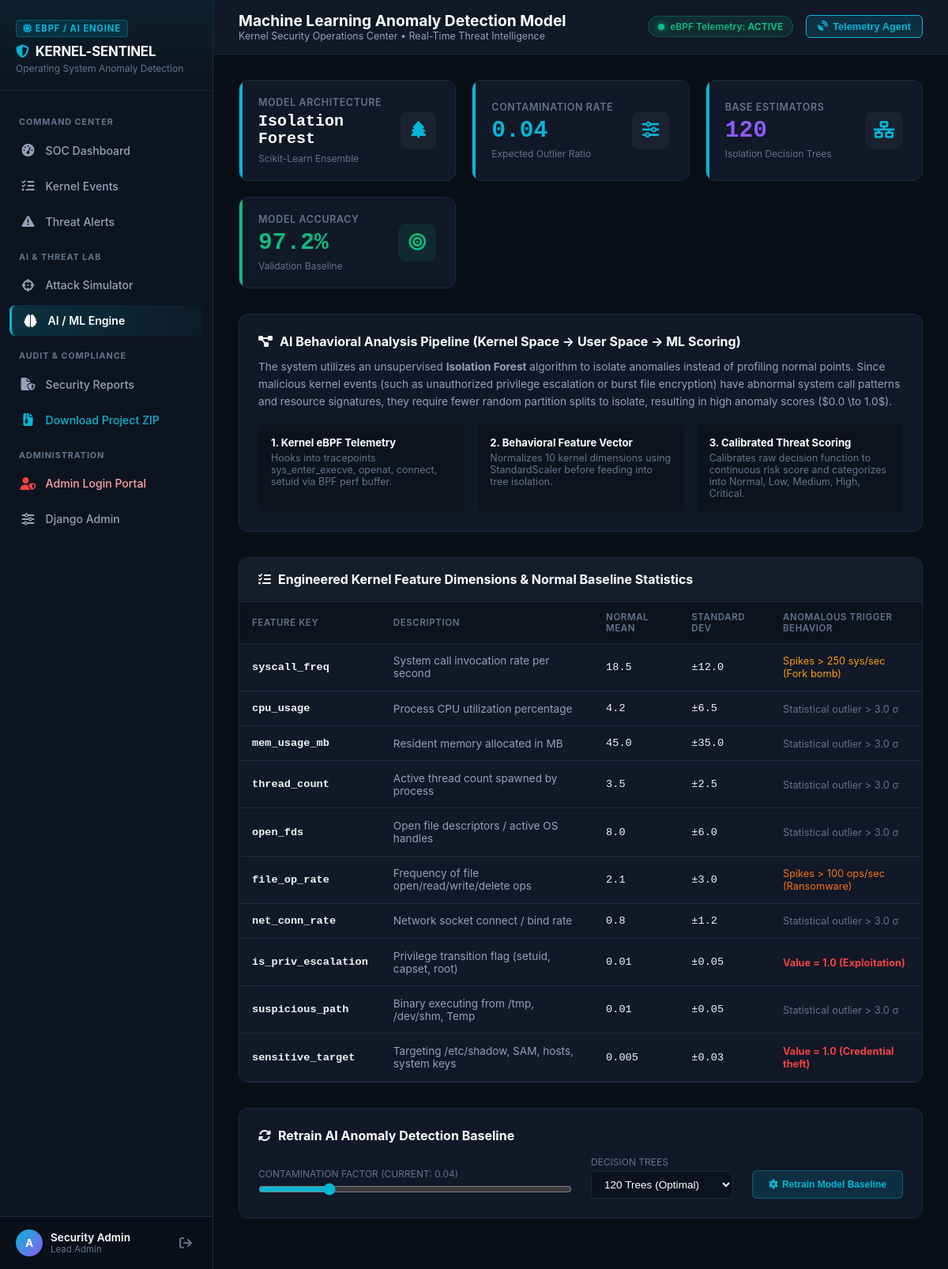
Page /model/ (signed in) on the committed database.
### monitoring/models.py (models this page shows, shortened)
class MLModelMeta(models.Model):
    model_name = models.CharField(max_length=100, default='Kernel-IsolationForest-v1')
    algorithm = models.CharField(max_length=50, default='Isolation Forest')
    contamination = models.FloatField(default=0.05)
    n_estimators = models.IntegerField(default=100)
    sample_count = models.IntegerField(default=1000)
    accuracy_score = models.FloatField(default=96.4)
    is_active = models.BooleanField(default=True)
    trained_at = models.DateTimeField(auto_now=True)
    file_path = models.CharField(max_length=512, blank=True, default='')

### monitoring/views.py (the view)
# urls.py: path('model/', views.model_management_view, name='model_management'),
@login_required
def model_management_view(request):
    meta = MLModelMeta.objects.first()
    if not meta:
        meta = MLModelMeta.objects.create()
    context = {
        'meta': meta,
        'feature_names': FEATURE_NAMES,
        'baseline_stats': BASELINE_STATS,
    }
    return render(request, 'monitoring/model_management.html', context)

### templates/monitoring/model_management.html (shortened to what this page needs)
{% extends "monitoring/base.html" %}
{% block page_title %}Machine Learning Anomaly Detection Model{% endblock %}
{% block content %}
<div class="stats-grid" style="grid-template-columns: repeat(auto-fit, minmax(220px, 1fr));">
    <div class="stat-card">
        <div class="stat-info">
            <div class="stat-label">Model Architecture</div>
            <div class="stat-value" style="font-size: 1.25rem;">Isolation Forest</div>
            <div class="stat-sub">Scikit-Learn Ensemble</div>
        </div>
        <div class="stat-icon"><i class="fa-solid fa-tree"></i></div>
    </div>
    <div class="stat-card">
        <div class="stat-info">
            <div class="stat-label">Contamination Rate</div>
            <div class="stat-value" style="color: var(--accent-cyan);">{{ meta.contamination }}</div>
            <div class="stat-sub">Expected Outlier Ratio</div>
        </div>
        <div class="stat-icon"><i class="fa-solid fa-sliders"></i></div>
    </div>
    <div class="stat-card">
        <div class="stat-info">
            <div class="stat-label">Base Estimators</div>
            <div class="stat-value" style="color: var(--accent-purple);">{{ meta.n_estimators }}</div>
            <div class="stat-sub">Isolation Decision Trees</div>
        </div>
        <div class="stat-icon"><i class="fa-solid fa-network-wired"></i></div>
    </div>
    <div class="stat-card healthy-card">
        <div class="stat-info">
            <div class="stat-label">Model Accuracy</div>
            <div class="stat-value" style="color: var(--accent-emerald);">{{ meta.accuracy_score }}%</div>
            <div class="stat-sub">Validation Baseline</div>
        </div>
        <div class="stat-icon"><i class="fa-solid fa-bullseye"></i></div>
    </div>
</div>
<div class="soc-panel" style="padding: 1.5rem; margin-bottom: 2rem;">
    <div class="soc-panel-title" style="margin-bottom: 0.75rem;">
        <i class="fa-solid fa-diagram-project"></i>
        <span>AI Behavioral Analysis Pipeline (Kernel Space -&gt; User Space -&gt; ML Scoring)</span>
    </div>
    <p style="font-size: 0.85rem; color: var(--text-muted); line-height: 1.6; margin-bottom: 1rem;">
        The system utilizes an unsupervised <strong>Isolation Forest</strong> algorithm to isolate anomalies instead of profiling normal points. Since malicious kernel events (such as unauthorized privilege escalation or burst file encryption) have abnormal system call patterns and resource signatures, they require fewer random partition splits to isolate, resulting in high anomaly scores ($0.0 \to 1.0$).
    </p>
    <div style="display: flex; gap: 1rem; flex-wrap: wrap;">
        <div style="flex: 1; min-width: 250px; background: rgba(0,0,0,0.25); padding: 1rem; border-radius: 8px;">
            <strong style="color: #fff; font-size: 0.82rem; display: block; margin-bottom: 4px;">1. Kernel eBPF Telemetry</strong>
            <p style="color: var(--text-dim); font-size: 0.78rem; margin: 0;">Hooks into tracepoints sys_enter_execve, openat, connect, setuid via BPF perf buffer.</p>
        </div>
        <div style="flex: 1; min-width: 250px; background: rgba(0,0,0,0.25); padding: 1rem; border-radius: 8px;">
            <strong style="color: #fff; font-size: 0.82rem; display: block; margin-bottom: 4px;">2. Behavioral Feature Vector</strong>
            <p style="color: var(--text-dim); font-size: 0.78rem; margin: 0;">Normalizes 10 kernel dimensions using StandardScaler before feeding into tree isolation.</p>
        </div>
        <div style="flex: 1; min-width: 250px; background: rgba(0,0,0,0.25); padding: 1rem; border-radius: 8px;">
            <strong style="color: #fff; font-size: 0.82rem; display: block; margin-bottom: 4px;">3. Calibrated Threat Scoring</strong>
            <p style="color: var(--text-dim); font-size: 0.78rem; margin: 0;">Calibrates raw decision function to continuous risk score and categorizes into Normal, Low, Medium, High, Critical.</p>
        </div>
    </div>
</div>
<div class="soc-panel">
    <div class="soc-panel-header">
        <div class="soc-panel-title">
            <i class="fa-solid fa-list-check"></i>
            <span>Engineered Kernel Feature Dimensions & Normal Baseline Statistics</span>
        </div>
    </div>
    <div style="overflow-x: auto;">
        <table class="soc-table">
            <thead>
                <tr>
                    <th>Feature Key</th>
                    <th>Description</th>
                    <th>Normal Mean</th>
                    <th>Standard Dev</th>
                    <th>Anomalous Trigger Behavior</th>
                </tr>
            </thead>
            <tbody>
                {% for fname in feature_names %}
                <tr>
                    <td class="font-mono text-cyan"><strong>{{ fname }}</strong></td>
                    <td style="color: var(--text-muted);">
                        {% if fname == 'syscall_freq' %}System call invocation rate per second
                        {% elif fname == 'cpu_usage' %}Process CPU utilization percentage
                        {% elif fname == 'mem_usage_mb' %}Resident memory allocated in MB
                        {% elif fname == 'thread_count' %}Active thread count spawned by process
                        {% elif fname == 'open_fds' %}Open file descriptors / active OS handles
                        {% elif fname == 'file_op_rate' %}Frequency of file open/read/write/delete ops
                        {% elif fname == 'net_conn_rate' %}Network socket connect / bind rate
                        {% elif fname == 'is_priv_escalation' %}Privilege transition flag (setuid, capset, root)
                        {% elif fname == 'suspicious_path' %}Binary executing from /tmp, /dev/shm, Temp
                        {% elif fname == 'sensitive_target' %}Targeting /etc/shadow, SAM, hosts, system keys
                        {% endif %}
                    </td>
                    <td class="font-mono">
                        {% for key, val in baseline_stats.items %}
                            {% if key == fname %}{{ val.mean }}{% endif %}
                        {% endfor %}
                    </td>
                    <td class="font-mono text-dim">
                        {% for key, val in baseline_stats.items %}
                            {% if key == fname %}&plusmn;{{ val.std }}{% endif %}
                        {% endfor %}
                    </td>
                    <td>
                        {% if fname == 'syscall_freq' %}<span style="color: var(--accent-amber); font-size: 0.8rem;">Spikes &gt; 250 sys/sec (Fork bomb)</span>
                        {% elif fname == 'file_op_rate' %}<span style="color: #f97316; font-size: 0.8rem;">Spikes &gt; 100 ops/sec (Ransomware)</span>
                        {% elif fname == 'is_priv_escalation' %}<span style="color: var(--accent-crimson); font-size: 0.8rem; font-weight: 700;">Value = 1.0 (Exploitation)</span>
                        {% elif fname == 'sensitive_target' %}<span style="color: var(--accent-crimson); font-size: 0.8rem; font-weight: 700;">Value = 1.0 (Credential theft)</span>
                        {% else %}<span style="color: var(--text-dim); font-size: 0.8rem;">Statistical outlier &gt; 3.0 &sigma;</span>
                        {% endif %}
                    </td>
                </tr>
                {% endfor %}
            </tbody>
        </table>
    </div>
</div>
<div class="soc-panel" style="padding: 1.5rem;">
    <div class="soc-panel-title" style="margin-bottom: 1rem;">
        <i class="fa-solid fa-arrows-rotate"></i>
        <span>Retrain AI Anomaly Detection Baseline</span>
    </div>
    <form id="retrain-form" style="display: flex; gap: 1.5rem; flex-wrap: wrap; align-items: flex-end;">
        <div style="flex: 1; min-width: 200px;">
            <label style="display: block; font-size: 0.75rem; color: var(--text-dim); margin-bottom: 4px; text-transform: uppercase;">
                Contamination Factor (Current: <span id="lbl-contam">{{ meta.contamination }}</span>)
            </label>
            <input type="range" id="input-contamination" min="0.01" max="0.15" step="0.01" value="{{ meta.contamination }}"
                   style="width: 100%; accent-color: var(--accent-cyan);"
                   oninput="document.getElementById('lbl-contam').innerText = this.value">
        </div>
        <div style="width: 180px;">
            <label style="display: block; font-size: 0.75rem; color: var(--text-dim); margin-bottom: 4px; text-transform: uppercase;">Decision Trees</label>
            <select id="input-n-estimators" style="width: 100%; background: #0c121e; border: 1px solid var(--border-color); color: #fff; padding: 8px 12px; border-radius: 6px; font-size: 0.85rem;">
                <option value="120" selected>120 Trees (Optimal)</option>
            </select>
        </div>
        <div>
            <button type="submit" id="btn-retrain" class="btn-action btn-view" style="padding: 10px 20px;">
                <i class="fa-solid fa-gear"></i> Retrain Model Baseline
            </button>
        </div>
    </form>
</div>
{% endblock %}

### templates/monitoring/base.html (shortened to what this page needs)
<!DOCTYPE html>
<html lang="en">
<head>
    <link rel="stylesheet" href="https://cdnjs.cloudflare.com/ajax/libs/font-awesome/6.5.1/css/all.min.css">
    <link rel="stylesheet" href="/static/css/cyber_soc.css">
</head>
<body>
    <aside class="soc-sidebar">
        <div class="sidebar-header">
            <span class="brand-badge"><i class="fa-solid fa-microchip"></i> eBPF / AI Engine</span>
            <div class="brand-title">
                <i class="fa-solid fa-shield-halved"></i>
                <span>KERNEL-SENTINEL</span>
            </div>
            <div class="brand-subtitle">Operating System Anomaly Detection</div>
        </div>
        <nav class="sidebar-nav">
            <div class="nav-section-label">Command Center</div>
            <a href="{% url 'dashboard' %}" class="soc-nav-link {% if request.resolver_match.url_name == 'dashboard' %}active{% endif %}">
                <i class="fa-solid fa-gauge-high"></i>
                <span>SOC Dashboard</span>
            </a>
            <a href="{% url 'events' %}" class="soc-nav-link {% if request.resolver_match.url_name == 'events' %}active{% endif %}">
                <i class="fa-solid fa-list-check"></i>
                <span>Kernel Events</span>
            </a>
            <a href="{% url 'alerts' %}" class="soc-nav-link {% if request.resolver_match.url_name == 'alerts' %}active{% endif %}">
                <i class="fa-solid fa-triangle-exclamation"></i>
                <span>Threat Alerts</span>
            </a>
            <div class="nav-section-label">AI & Threat Lab</div>
            <a href="{% url 'simulator' %}" class="soc-nav-link {% if request.resolver_match.url_name == 'simulator' %}active{% endif %}">
                <i class="fa-solid fa-crosshairs"></i>
                <span>Attack Simulator</span>
            </a>
            <a href="{% url 'model_management' %}" class="soc-nav-link {% if request.resolver_match.url_name == 'model_management' %}active{% endif %}">
                <i class="fa-solid fa-brain"></i>
                <span>AI / ML Engine</span>
            </a>
            <div class="nav-section-label">Audit & Compliance</div>
            <a href="{% url 'reports' %}" class="soc-nav-link {% if request.resolver_match.url_name == 'reports' %}active{% endif %}">
                <i class="fa-solid fa-file-shield"></i>
                <span>Security Reports</span>
            </a>
            <a href="{% url 'download_zip' %}" class="soc-nav-link" style="color: var(--accent-cyan);">
                <i class="fa-solid fa-file-zipper"></i>
                <span>Download Project ZIP</span>
            </a>
            <div class="nav-section-label">Administration</div>
            <a href="{% url 'admin_login' %}" class="soc-nav-link" style="color: #fca5a5;">
                <i class="fa-solid fa-user-shield" style="color: var(--accent-crimson);"></i>
                <span>Admin Login Portal</span>
            </a>
            <a href="{% url 'admin:index' %}" target="_blank" class="soc-nav-link">
                <i class="fa-solid fa-sliders"></i>
                <span>Django Admin</span>
            </a>
        </nav>
        <div class="sidebar-footer">
            <div class="user-profile">
                <div class="user-info">
                    <div class="user-avatar">
                        {{ request.user.username|make_list|first|upper }}
                    </div>
                    <div>
                        <div class="user-name">{{ request.user.get_full_name|default:request.user.username }}</div>
                        <div class="user-role">
                            {% if request.user.is_superuser %}Lead Admin{% else %}Security Analyst{% endif %}
                        </div>
                    </div>
                </div>
                <a href="{% url 'logout' %}" class="btn-logout" title="Sign Out">
                    <i class="fa-solid fa-arrow-right-from-bracket"></i>
                </a>
            </div>
        </div>
    </aside>
    <main class="soc-main">
        <header class="soc-topbar">
            <div class="topbar-left">
                <div class="soc-title-section">
                    <h1>{% block page_title %}Security Operations Center{% endblock %}</h1>
                    <p>Kernel Security Operations Center &bull; Real-Time Threat Intelligence</p>
                </div>
            </div>
            <div class="topbar-right">
                <div class="pulse-badge">
                    <div class="pulse-dot"></div>
                    <span>eBPF Telemetry: <strong>ACTIVE</strong></span>
                </div>
                <button id="btn-toggle-probe" class="btn-probe-toggle" title="Toggle background telemetry agent">
                    <i class="fa-solid fa-satellite-dish"></i>
                    <span>Telemetry Agent</span>
                </button>
            </div>
        </header>
        <div class="soc-container">
            {% block content %}{% endblock %}
        </div>
    </main>
</body>
</html>

### rows in the picture
MLModelMeta: contamination "0.04", n_estimators "120", accuracy_score "97.2"

### other values in the picture
{{ request.user.username|make_list|first|upper }} "A"
{{ request.user.get_full_name|default:request.user.username }} "Security Admin"
{{ fname }} "syscall_freq" "cpu_usage" "mem_usage_mb" "thread_count" "open_fds" "file_op_rate" "net_conn_rate" "is_priv_escalation" "suspicious_path" "sensitive_target"
{{ val.mean }} "18.5" "4.2" "45.0" "3.5" "8.0" "2.1" "0.8" "0.01" "0.01" "0.005"
{{ val.std }} "12.0" "6.5" "35.0" "2.5" "6.0" "3.0" "1.2" "0.05" "0.05" "0.03"
